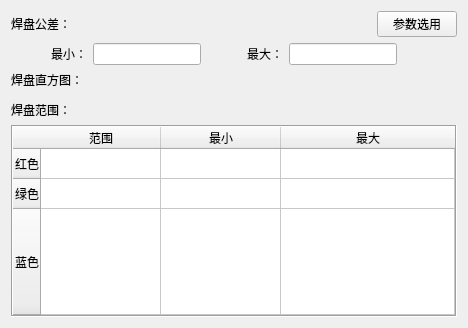
     <widget class="QWidget" name="tab_pad">
      <attribute name="title">
       <string>焊盘</string>
      </attribute>
      <layout class="QGridLayout" name="gridLayout_9">
       <item row="0" column="0">
        <layout class="QVBoxLayout" name="verticalLayout_10">
         <item>
          <layout class="QHBoxLayout" name="horizontalLayout_6">
           <item>
            <widget class="QLabel" name="label_PadsTolerance">
             <property name="text">
              <string>焊盘公差：</string>
             </property>
            </widget>
           </item>
           <item>
            <spacer name="horizontalSpacer_6">
             <property name="orientation">
              <enum>Qt::Horizontal</enum>
             </property>
             <property name="sizeHint" stdset="0">
              <size>
               <width>300</width>
               <height>20</height>
              </size>
             </property>
            </spacer>
           </item>
           <item>
            <widget class="QPushButton" name="pushButton_Pads">
             <property name="text">
              <string>参数选用</string>
             </property>
            </widget>
           </item>
          </layout>
         </item>
         <item>
          <layout class="QHBoxLayout" name="horizontalLayout_7">
           <item>
            <layout class="QHBoxLayout" name="horizontalLayout_PadsMin">
             <item>
              <spacer name="horizontalSpacer_7">
               <property name="orientation">
                <enum>Qt::Horizontal</enum>
               </property>
               <property name="sizeHint" stdset="0">
                <size>
                 <width>40</width>
                 <height>20</height>
                </size>
               </property>
              </spacer>
             </item>
             <item>
              <widget class="QLabel" name="label_PadsMin">
               <property name="text">
                <string>最小：</string>
               </property>
              </widget>
             </item>
             <item>
              <widget class="QLineEdit" name="lineEdit_PadsMin"/>
             </item>
             <item>
              <spacer name="horizontalSpacer_8">
               <property name="orientation">
                <enum>Qt::Horizontal</enum>
               </property>
               <property name="sizeHint" stdset="0">
                <size>
                 <width>40</width>
                 <height>20</height>
                </size>
               </property>
              </spacer>
             </item>
            </layout>
           </item>
           <item>
            <layout class="QHBoxLayout" name="horizontalLayout_PadsMax">
             <item>
              <widget class="QLabel" name="label_PadsMax">
               <property name="text">
                <string>最大：</string>
               </property>
              </widget>
             </item>
             <item>
              <widget class="QLineEdit" name="lineEdit_PadsMax"/>
             </item>
             <item>
              <spacer name="horizontalSpacer_9">
               <property name="orientation">
                <enum>Qt::Horizontal</enum>
               </property>
               <property name="sizeHint" stdset="0">
                <size>
                 <width>40</width>
                 <height>20</height>
                </size>
               </property>
              </spacer>
             </item>
            </layout>
           </item>
          </layout>
         </item>
         <item>
          <layout class="QVBoxLayout" name="verticalLayout_8" stretch="1,9">
           <item>
            <widget class="QLabel" name="label_PadsHistogram">
             <property name="text">
              <string>焊盘直方图：</string>
             </property>
            </widget>
           </item>
           <item>
            <widget class="QWidget" name="widget_2" native="true"/>
           </item>
          </layout>
         </item>
         <item>
          <layout class="QVBoxLayout" name="verticalLayout_9">
           <item>
            <widget class="QLabel" name="label_PadsRanges">
             <property name="text">
              <string>焊盘范围：</string>
             </property>
            </widget>
           </item>
           <item>
            <widget class="QTableWidget" name="tableWidget_Pads">
             <property name="frameShape">
              <enum>QFrame::Box</enum>
             </property>
             <property name="selectionBehavior">
              <enum>QAbstractItemView::SelectItems</enum>
             </property>
             <attribute name="horizontalHeaderCascadingSectionResizes">
              <bool>false</bool>
             </attribute>
             <attribute name="horizontalHeaderDefaultSectionSize">
              <number>120</number>
             </attribute>
             <attribute name="horizontalHeaderShowSortIndicator" stdset="0">
              <bool>false</bool>
             </attribute>
             <attribute name="horizontalHeaderStretchLastSection">
              <bool>true</bool>
             </attribute>
             <attribute name="verticalHeaderCascadingSectionResizes">
              <bool>false</bool>
             </attribute>
             <attribute name="verticalHeaderShowSortIndicator" stdset="0">
              <bool>false</bool>
             </attribute>
             <attribute name="verticalHeaderStretchLastSection">
              <bool>true</bool>
             </attribute>
             <row>
              <property name="text">
               <string>红色</string>
              </property>
             </row>
             <row>
              <property name="text">
               <string>绿色</string>
              </property>
             </row>
             <row>
              <property name="text">
               <string>蓝色</string>
              </property>
             </row>
             <column>
              <property name="text">
               <string>范围</string>
              </property>
             </column>
             <column>
              <property name="text">
               <string>最小</string>
              </property>
             </column>
             <column>
              <property name="text">
               <string>最大</string>
              </property>
             </column>
             <item row="0" column="2">
              <property name="text">
               <string/>
              </property>
             </item>
            </widget>
           </item>
          </layout>
         </item>
        </layout>
       </item>
      </layout>
     </widget>
